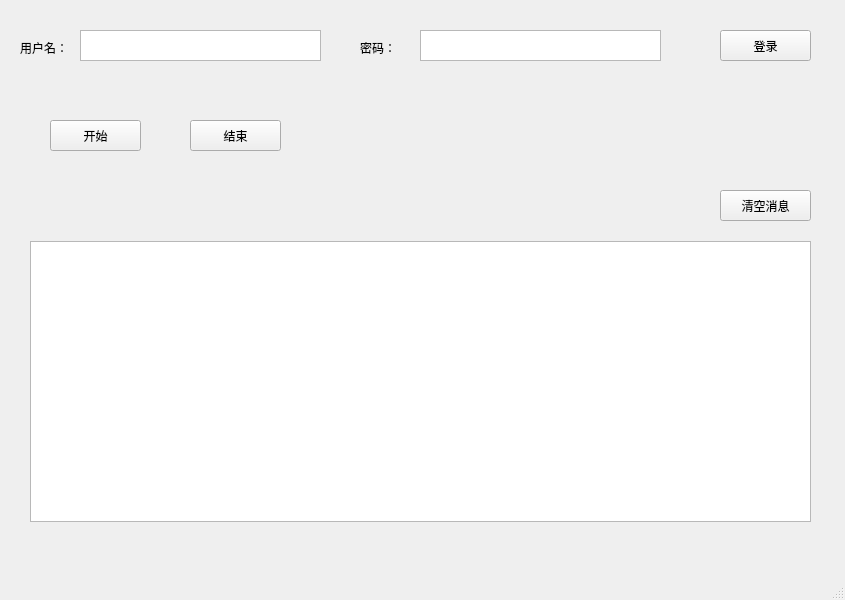
<?xml version="1.0" encoding="UTF-8"?>
<ui version="4.0">
 <class>MainWindow</class>
 <widget class="QMainWindow" name="MainWindow">
  <property name="geometry">
   <rect>
    <x>0</x>
    <y>0</y>
    <width>845</width>
    <height>600</height>
   </rect>
  </property>
  <property name="windowTitle">
   <string>MainWindow</string>
  </property>
  <widget class="QWidget" name="centralwidget">
   <widget class="QTextEdit" name="textEdit_UserName">
    <property name="geometry">
     <rect>
      <x>80</x>
      <y>30</y>
      <width>241</width>
      <height>31</height>
     </rect>
    </property>
   </widget>
   <widget class="QTextEdit" name="textEdit_Password">
    <property name="geometry">
     <rect>
      <x>420</x>
      <y>30</y>
      <width>241</width>
      <height>31</height>
     </rect>
    </property>
   </widget>
   <widget class="QLabel" name="label">
    <property name="geometry">
     <rect>
      <x>20</x>
      <y>40</y>
      <width>54</width>
      <height>16</height>
     </rect>
    </property>
    <property name="text">
     <string>用户名：</string>
    </property>
   </widget>
   <widget class="QLabel" name="label_2">
    <property name="geometry">
     <rect>
      <x>360</x>
      <y>40</y>
      <width>54</width>
      <height>16</height>
     </rect>
    </property>
    <property name="text">
     <string>密码：</string>
    </property>
   </widget>
   <widget class="QPushButton" name="pushButton_Login">
    <property name="geometry">
     <rect>
      <x>720</x>
      <y>30</y>
      <width>91</width>
      <height>31</height>
     </rect>
    </property>
    <property name="text">
     <string>登录</string>
    </property>
   </widget>
   <widget class="QPushButton" name="pushButton_Start">
    <property name="geometry">
     <rect>
      <x>50</x>
      <y>120</y>
      <width>91</width>
      <height>31</height>
     </rect>
    </property>
    <property name="text">
     <string>开始</string>
    </property>
   </widget>
   <widget class="QPushButton" name="pushButton_Stop">
    <property name="geometry">
     <rect>
      <x>190</x>
      <y>120</y>
      <width>91</width>
      <height>31</height>
     </rect>
    </property>
    <property name="text">
     <string>结束</string>
    </property>
   </widget>
   <widget class="QPushButton" name="pushButton_ClearMessage">
    <property name="geometry">
     <rect>
      <x>720</x>
      <y>190</y>
      <width>91</width>
      <height>31</height>
     </rect>
    </property>
    <property name="text">
     <string>清空消息</string>
    </property>
   </widget>
   <widget class="QTextBrowser" name="textBrowser_ShowMessage">
    <property name="geometry">
     <rect>
      <x>30</x>
      <y>241</y>
      <width>781</width>
      <height>281</height>
     </rect>
    </property>
   </widget>
  </widget>
  <widget class="QMenuBar" name="menubar">
   <property name="geometry">
    <rect>
     <x>0</x>
     <y>0</y>
     <width>845</width>
     <height>22</height>
    </rect>
   </property>
  </widget>
  <widget class="QStatusBar" name="statusbar"/>
 </widget>
 <resources/>
 <connections/>
</ui>
